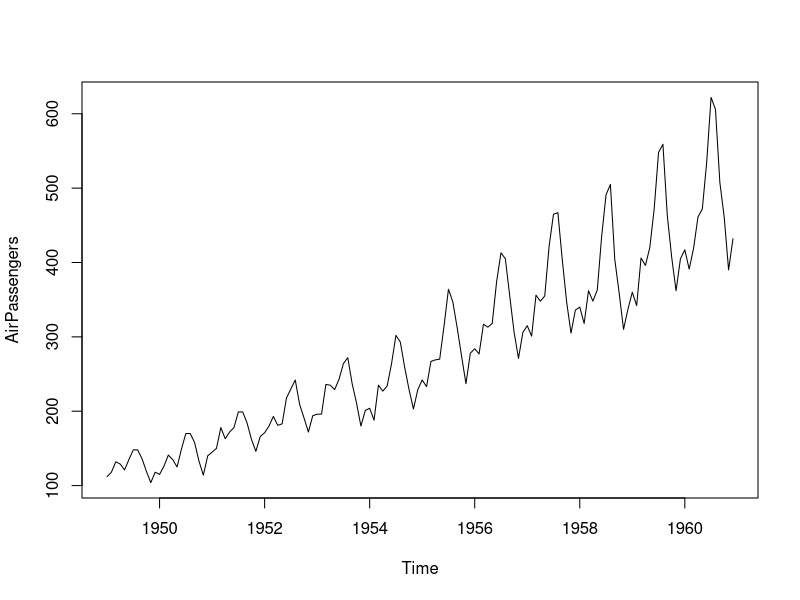
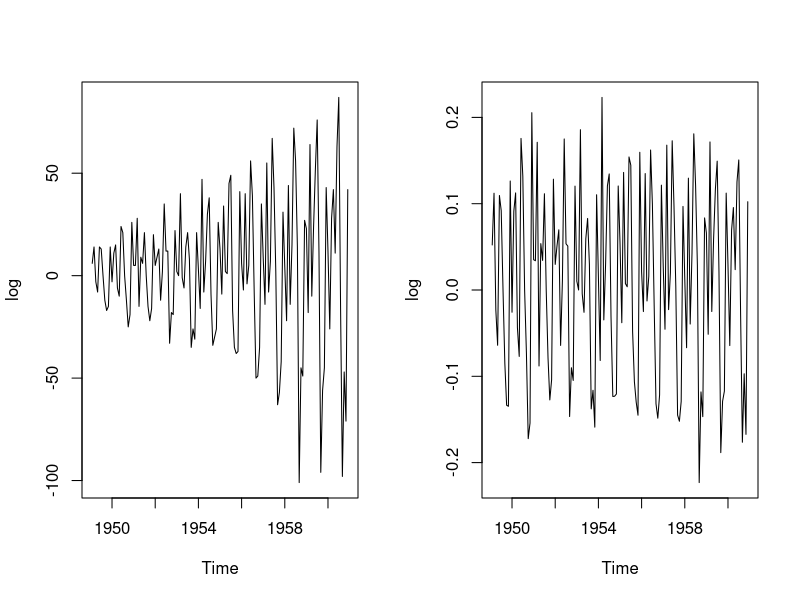
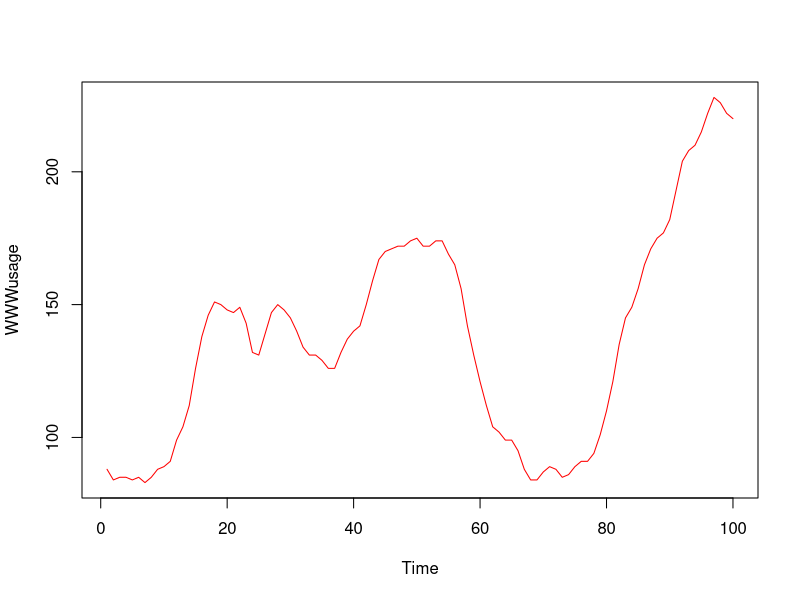
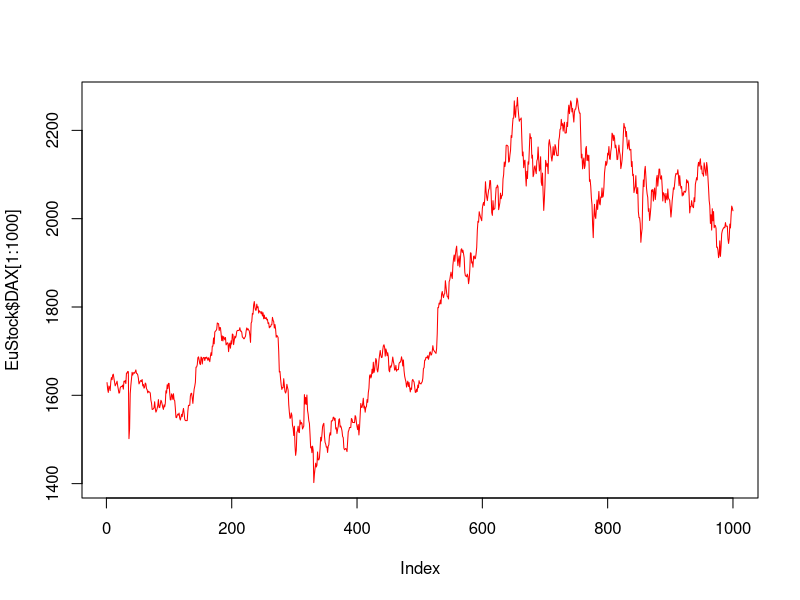
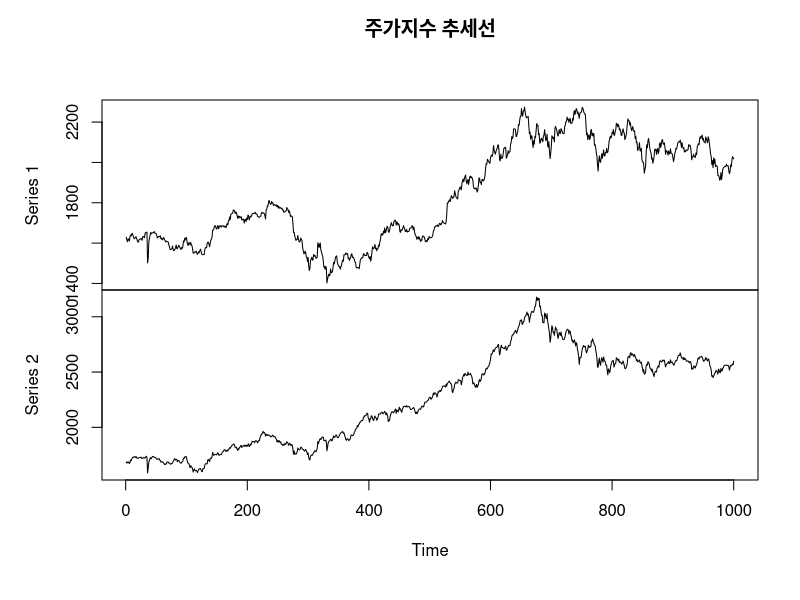
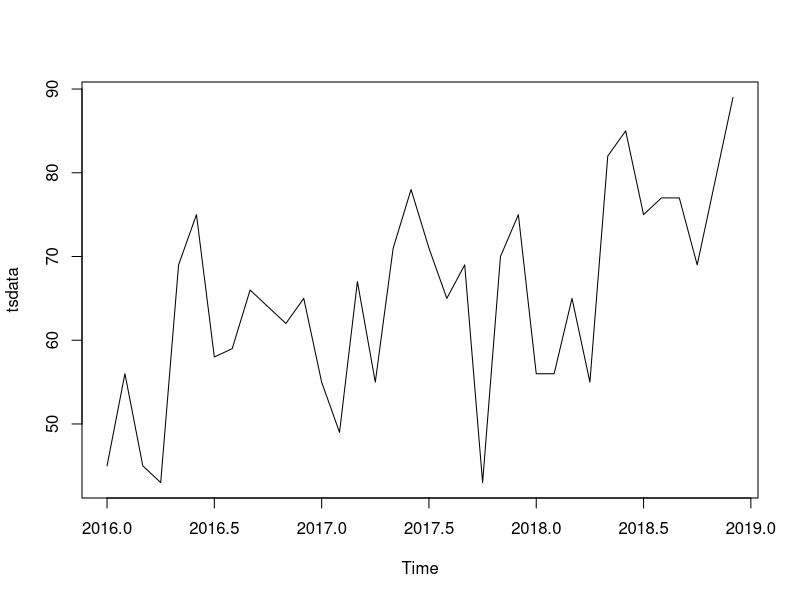
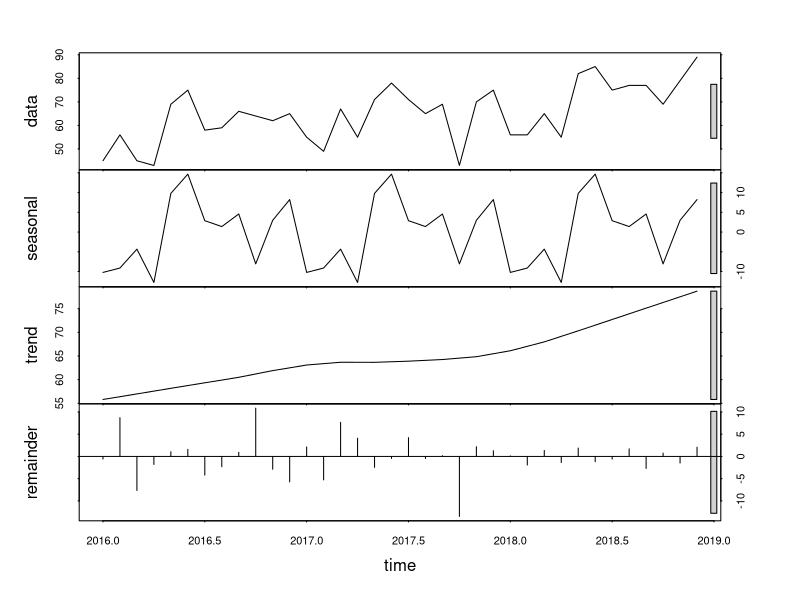
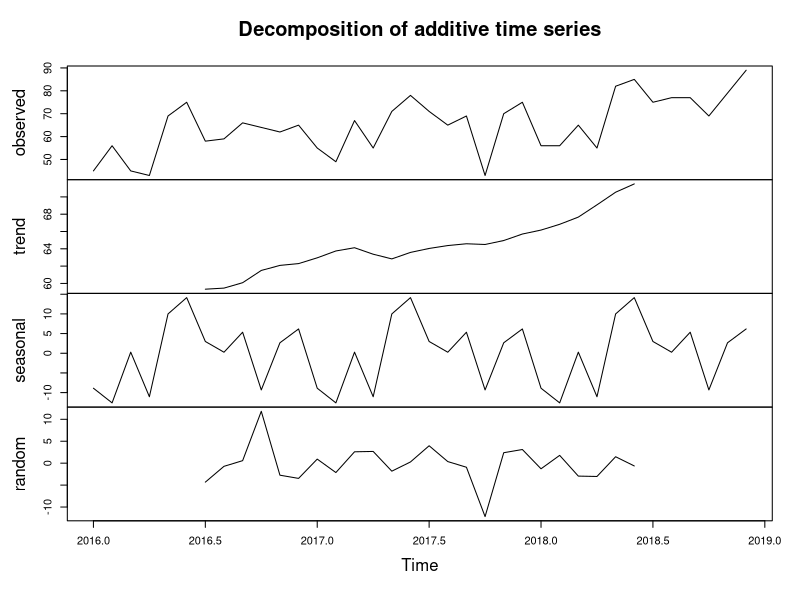

These figures' R source, in order:
# chap15_TimeseriesAnalysis

##################################################
##  Chapter15. 시계열 분석(Timeseries Analysis)
##################################################

# 시계열(Time-Series) : 관측치 또는 통계량의 변화를 시간의 움직임에 따라서 기록하고, 이것을 계열화한 것을 의미한다.
# 시계열 데이터 : 통계 숫자를 시간의 흐름에 따라 일정한 간격마다 기록한 통계열을 의미한다.
# 현상 이해 -> 미래 예측

############################
## 시계열 자료 확인
############################

## 비정상성 시계열 -> 정상성 시계열

# 단계1: 데이터 셋 가져오기
data("AirPassengers") # 12년(1949~1961년)간 매월 항공기 탑승 승객 수를 기록한 시계열 자료.
str(AirPassengers) # Time-Series [1:144] from 1949 to 1961:

# 단계2:차분(Differencing) 적용-현재 시점에서 이전 시점의 자료를 빼는 연산으로 평균을 정상화하는데 이용 : 평균 정상화.
x11()
ts.plot(AirPassengers)

par(mfrow=c(1,2))
log <- diff(AirPassengers) # 차분 수행
plot(log) # 평균 정상화

log <- diff(log(AirPassengers)) # 로그+차분 수행
plot(log) # 분산 정상화


############################
## 시계열 자료 시각화
############################

# 단일 시계열 자료 시각화

# 단계1: WWWusage 데이터 셋 가져오기 - R에서 기본 제공 데이터 셋으로 인터넷 사용 시간을 분 단위로 측정한 100개 vector로 구성된 시계열 자료.
data("WWWusage")
str(WWWusage) # Time-Series [1:100] from 1 to 100:
WWWusage

# 단계2: 시계열 자료 추세선 시각화
# - 추세:어떤 현상이 일정한 방향으로 나아가는 경향. 주식시장분석이나 판매예측등에서 어느 기간동안 같은 방향으로 움직이는 경향을 의미.
# - 추세선:추세를 직선이나 곡선 형태로 차트에서 나타내는 선(어느 정도 평균과 분산 확인 가능).

X11()
ts.plot(WWWusage, type="l", col="red")

# 다중 시계열 자료 시각화

# 단계1 : 데이터 셋 가져오기
data("EuStockMarkets") # 유럽(1991~1998년)의 주요 주식의 주가지수 일일 마감 가격.

head(EuStockMarkets) # DAX(독일) SMI(스위스) CAC(프랑스) FTSE(영국)
str(EuStockMarkets) # Time-Series [1:1860, 1:4]

# 단계2 : 데이터프레임으로 변환
EuStock <- data.frame(EuStockMarkets)
EuStock
head(EuStock)

# 단계3 : 단일 시계열 데이터 추세선
X11()
plot(EuStock$DAX[1:1000], type = "l", col="red") # 선 그래프 시각화

# 단계4 : 다중 시계열 데이터 추세선
plot.ts(cbind(EuStock$DAX[1:1000], EuStock$SMI[1:1000]), main="주가지수 추세선")



##########################
# 시계열요소분해 시각화
##########################

## 시계열 요소 분해 시각화

# 단계1 : 시계열 자료 준비

data <- c(45,56,45,43,69,75,58,59,66,64,62,65,
          55,49,67,55,71,78,71,65,69,43,70,75,
          56,56,65,55,82,85,75,77,77,69,79,89)
length(data) # 36

# 단계2 : 시계열자료 생성 : 시계열 자료 형식으로 객체 생성
tsdata <- ts(data, start = c(2016, 1), frequency = 12)
tsdata # 2016~2018

# 단계3 : 추세선 확인
par(mfrow=c(1,1))
ts.plot(tsdata) # plot(tsdata)와 동일함.

# 단계4 : 시계열 분해- stl():계절요소, 추세, 잔차 모두 제공.
plot(stl(tsdata, "periodic")) # periodic : 주기

# 단계5 : 시계열 분해와 변동 요인 제거
m <- decompose(tsdata) # decompose()함수 이용 시계열 분해
attributes(m) # 변수 보기
plot(m) # 추세요인, 계절요인, 불규칙 요인이 포함된 그래프.
plot(tsdata - m$seasonal) # 계절요인을 제거한 그래프.


# 단계6 : 추세요인과 불규칙요인 제거
plot(tsdata - m$trend) # 추세요인 제거 그래프
plot(tsdata - m$seasonal - m$trend) # 불규칙 요인만 출력.


##################################
# 자기상관함수/ 부분자기상관함수
##################################
# 자기상관함수(Auto Correlation Function)
# 부분자기상관함수(Partial Auto Correlation Function)

# 자기상관성: 자기 상관계수가 유의미한가를 나타내는 특성.
# 자기상관계수: 시계열 자료에서 시차(lag)를 일정하게 주는 경우 얻어지는 상관 계수.

# 단계1 : 시계열자료 생성
input <- c(3180,3000,3200,3100,3300,3200,3400,3550,3200,3400,3300,3700)
length(input) # 12

tsdata <- ts(input, start = c(2015, 2), frequency = 12) # Time Series
tsdata

# 단계2 : 자기상관함수 시각화
x11()
acf(na.omit(tsdata), main="자기상관함수", col="red")

# 단계3 : 부분자기상관함수 시각화
pacf(na.omit(tsdata), main="부분자기상관함수", col="red")


##################################
# 추세 패턴 찾기 시각화
##################################
# 추세패턴:시계열 자료가 증가 또는 감소하는 경향이 있는지 알아보고, 증가나 감소의 경향이 선형인지 비선형인지를 찾는 과정.

## 시계열 자료의 추세 패턴 찾기 시각화

# 단계1 : 시계열 자료 생성
input <- c(3180,3000,3200,3100,3300,3200,3400,3550,3200,3400,3300,3700)

# Time Series
tsdata <- ts(input, start = c(2015, 2), frequency = 12)

# 단계2 : 추세선 시각
plot(tsdata, type="l", col="red")


# 단계3 : 자기상관 함수 시각화
acf(na.omit(tsdata), main="자기상관함수", col="red")

# 단계4 : 차분 시각화
plot(diff(tsdata, differences=1))



##################################
# 평활법(Smoothing Method)
##################################

# - 수학/통계적 방법의 분석이 아닌 시각화를 통한 직관적 방법의 데이터 분석 방법.
# - 단기 예측. 1개(일변량)

# - 시계열 자료의 체계적인 자료의 흐름을 파악하기 위해서 과거 자료의 불규칙적인 변동을 제거하는 방법.

# - 이동 평균(Moving Average) : 시계열 자료를 대상으로 일정한 기간의 자료를 평균으로 계산하고, 이동 시킨 추세를 파악하여 추세를 예측하는 분석 기법.

# 단계1: 시계열  자료 생성
data <- c(45,56,45,43,69,75,58,59,66,64,62,65,
          55,49,67,55,71,78,71,65,69,43,70,75,
          56,56,65,55,82,85,75,77,77,69,79,89)
length(data) # 36

tsdata <- ts(data, start = c(2016, 1), frequency = 12)

tsdata

# 단계2 : 평활 관련 패키지 설치
install.packages("TTR")
library(TTR)

# 단계3 : 이동평균법으로 평활 및 시각화
par(mfrow=c(2,2))
plot(tsdata, main="원 시계열 자료") # 시계열 자료 시각화
plot(SMA(tsdata, n=1), main="1년 단위 이동평균법으로 평활")
plot(SMA(tsdata, n=2), main="2년 단위 이동평균법으로 평활")
plot(SMA(tsdata, n=3), main="3년 단위 이동평균법으로 평활")
par(mfrow=c(1,1))

##################################
## ARIMA 모형 시계열 예측
##################################

## 정상성시계열의 비계절형

# 단계1: 시계열자료 특성분석
# (1) 데이터 준비
input <- c(3180,3000,3200,3100,3300,3200,3400,3550,3200,3400,3300,3700)

# (2) 시계열 객체 생성(12개월:2015년 2월 ~ 2016년 1월)
tsdata <- ts(input, start = c(2015, 2), frequency = 12)
tsdata

# (3) 추세선 시각화(정상성시계열 vs 비정상성시계열)
plot(tsdata, type="l", col='red')


# 단계2:정상성시계열 변환
par(mfrow=c(1,2))
ts.plot(tsdata)
diff <- diff(tsdata)
plot(diff)

# 단계3: 모형 식별과 추정
install.packages('forecast')
library(forecast)

arima <- auto.arima(tsdata) # 시계열 데이터 이용.
arima
# ARIMA(1,1,0) - 1번 차분한 결과가 정상성시계열의 AR(1) 모형으로 식별.


# 단계4: 모형 생성
model <- arima(tsdata, order=c(1,1,0))
model


# 단계5: 모형 진단(모형 타당성 검정)
# (1) 자기상관함수에 의한 모형 진단
tsdiag(model)

# (2) Box-Ljung에 의한 잔차항 모형 진단
Box.test(model$residuals, lag = 1, type = "Ljung")
# p-value = 0.7252 > 0.05 : 결론) 모형이 통계적으로 적절하다.


# 단계6 : 미래 예측(업무 적용)
fore <- forecast(model) # 향후 2년 예측
fore
x11()
par(mfrow=c(1,2))
plot(fore) # 향후 24개월 예측치 시각화

model2 <- forecast(model, h = 6) # 향후 6개월 예측치 시각화
plot(model2)


## 정상성시계열의 계절형

# 단계1 : 시계열자료 특성분석

# (1) 데이터 준비
data <- c(55,56,45,43,69,75,58,59,66,64,62,65,
          55,49,67,55,71,78,61,65,69,53,70,75,
          56,56,65,55,68,80,65,67,77,69,79,82,
          57,55,63,60,68,70,58,65,70,55,65,70)
length(data)# 48

# (2) 시계열자료 생성
tsdata <- ts(data, start=c(2016, 1),frequency=12)

#tsdata <- AirPassengers # 실제 data 적용.
tsdata
head(tsdata)
tail(tsdata)

# (3) 시계열요소분해 시각화
ts_feature <- stl(tsdata, s.window="periodic")
plot(ts_feature)

# 단계2 : 정상성시계열 변환
par(mfrow=c(1,2))
ts.plot(tsdata)
diff <- diff(tsdata)
plot(diff) # 차분 시각화

# 단계3 : 모형 식별과 추정
library(forecast)
ts_model2 <- auto.arima(tsdata)
ts_model2 # ARIMA(0,1,1)(1,1,0)[12] / ARIMA(2,1,1)(0,1,0)[12]

# 단계4 : 모형 생성
model <- arima(tsdata, c(0,1,1), seasonal = list(order = c(1,1,0)))
#model <- arima(tsdata, c(2,1,1), seasonal = list(order = c(0,1,0)))
model

# 단계5 : 모형 진단(모형 타당성 검정)
# (1) 자기상관함수에 의한 모형 진단
tsdiag(model)

# (2)Box-Ljung에 의한 잔차항 모형 진단
Box.test(model$residuals, lag=1, type = "Ljung") # p-value = 0.5618 / p-value = 0.9879

# 단계6 : 미래 예측
par(mfrow=c(1,2))
fore <- forecast(model, h=24) # 2년 예측
plot(fore)
fore2 <- forecast(model, h=6) # 6개월 예측
plot(fore2)

